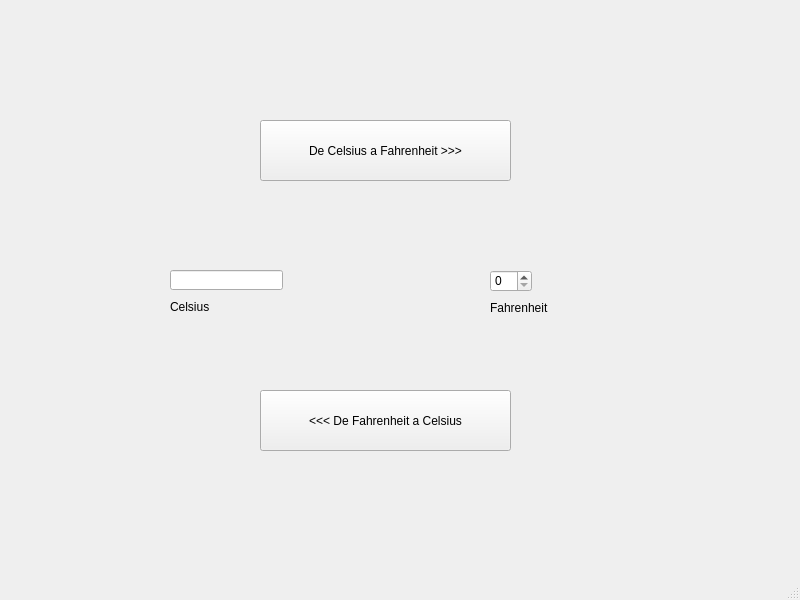
<?xml version="1.0" encoding="UTF-8"?>
<ui version="4.0">
 <class>MainWindow</class>
 <widget class="QMainWindow" name="MainWindow">
  <property name="geometry">
   <rect>
    <x>0</x>
    <y>0</y>
    <width>800</width>
    <height>600</height>
   </rect>
  </property>
  <property name="windowTitle">
   <string>MainWindow</string>
  </property>
  <widget class="QWidget" name="centralwidget">
   <widget class="QPushButton" name="btn_CtoF">
    <property name="geometry">
     <rect>
      <x>260</x>
      <y>120</y>
      <width>251</width>
      <height>61</height>
     </rect>
    </property>
    <property name="text">
     <string>De Celsius a Fahrenheit &gt;&gt;&gt;</string>
    </property>
   </widget>
   <widget class="QLabel" name="label">
    <property name="geometry">
     <rect>
      <x>170</x>
      <y>300</y>
      <width>46</width>
      <height>13</height>
     </rect>
    </property>
    <property name="text">
     <string>Celsius</string>
    </property>
   </widget>
   <widget class="QLabel" name="label_2">
    <property name="geometry">
     <rect>
      <x>490</x>
      <y>300</y>
      <width>61</width>
      <height>16</height>
     </rect>
    </property>
    <property name="text">
     <string>Fahrenheit</string>
    </property>
   </widget>
   <widget class="QLineEdit" name="editCel">
    <property name="geometry">
     <rect>
      <x>170</x>
      <y>270</y>
      <width>113</width>
      <height>20</height>
     </rect>
    </property>
   </widget>
   <widget class="QSpinBox" name="spinFhar">
    <property name="geometry">
     <rect>
      <x>490</x>
      <y>270</y>
      <width>42</width>
      <height>22</height>
     </rect>
    </property>
   </widget>
   <widget class="QPushButton" name="btn_FtoC">
    <property name="geometry">
     <rect>
      <x>260</x>
      <y>390</y>
      <width>251</width>
      <height>61</height>
     </rect>
    </property>
    <property name="text">
     <string>&lt;&lt;&lt; De Fahrenheit a Celsius</string>
    </property>
   </widget>
  </widget>
  <widget class="QMenuBar" name="menubar">
   <property name="geometry">
    <rect>
     <x>0</x>
     <y>0</y>
     <width>800</width>
     <height>21</height>
    </rect>
   </property>
  </widget>
  <widget class="QStatusBar" name="statusbar"/>
 </widget>
 <resources/>
 <connections/>
</ui>
